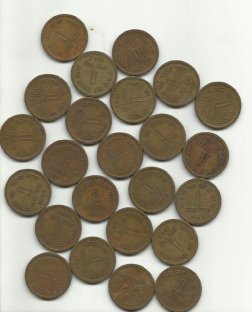
#> input picture coins.jpg, 252 x 312 px
$ python Watershed_Algorithm.py
#> lines starting #> are read from the running program, lines starting #| are printed output that depends on the picture; after the words box and inside, x2 and y2 are one past the last pixel; in counts of white or black regions, pixels touching at a corner belong together
#https://opencv-python-tutroals.readthedocs.io/en/latest/py_tutorials/py_imgproc/py_watershed/py_watershed.html
#We will learn to use marker-based image segmentation using watershed algorithm
#We will see: cv2.watershed()

import numpy as np
import cv2
from matplotlib import pyplot as plt

img = cv2.imread('coins.jpg')
#> img is the input picture: shape (312, 252, 3); mean B, G, R 136.3, 153.2, 161.4
gray = cv2.cvtColor(img,cv2.COLOR_BGR2GRAY)
ret, thresh = cv2.threshold(gray,0,255,cv2.THRESH_BINARY_INV+cv2.THRESH_OTSU)
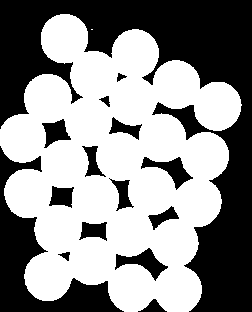
#> thresh: shape (312, 252); 55.9% white; 15 black regions, largest, box (x1, y1, x2, y2) and area: (0, 0, 252, 312) 24925, (0, 146, 124, 312) 5653, (115, 248, 168, 281) 657
#> ret = 162

# noise removal
kernel = np.ones((3,3),np.uint8)
opening = cv2.morphologyEx(thresh,cv2.MORPH_OPEN,kernel, iterations = 2)
#> opening: shape (312, 252); 55.9% white; 15 black regions, largest, box (x1, y1, x2, y2) and area: (0, 0, 252, 312) 24935, (0, 146, 124, 312) 5653, (115, 248, 168, 281) 657

# sure background area
sure_bg = cv2.dilate(opening,kernel,iterations=3)
#> sure_bg: shape (312, 252); 66.1% white; 17 black regions (5 under 20 px), largest, box (x1, y1, x2, y2) and area: (0, 0, 252, 312) 21098, (0, 155, 116, 312) 4232, (175, 109, 199, 133) 203

# Finding sure foreground area
dist_transform = cv2.distanceTransform(opening,cv2.DIST_L2,5)
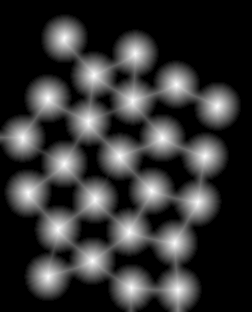
#> dist_transform: shape (312, 252) float32; min 0, max 23.97, mean 4.9; drawn with min black and max white
ret, sure_fg = cv2.threshold(dist_transform,0.7*dist_transform.max(),255,0)
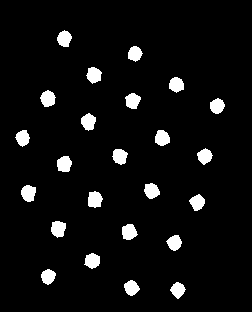
#> sure_fg: shape (312, 252) float32; 5.6% white; 24 white regions, largest, box (x1, y1, x2, y2) and area: (88, 191, 103, 208) 198, (21, 185, 36, 202) 196, (51, 221, 66, 238) 196
#> ret = 16.78

# Finding unknown region
sure_fg = np.uint8(sure_fg)
unknown = cv2.subtract(sure_bg,sure_fg)

# Marker labelling
ret, markers = cv2.connectedComponents(sure_fg)
#> markers: shape (312, 252) int32; 25 distinct labels, from 0 to 24
#> ret = 25

# Add one to all labels so that sure background is not 0, but 1
markers = markers+1
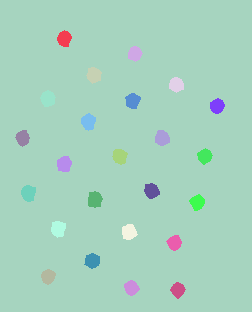
#> markers: shape (312, 252) int32; 25 distinct labels, from 1 to 25; one colour per label, 0 black

# Now, mark the region of unknown with zero
markers[unknown==255] = 0
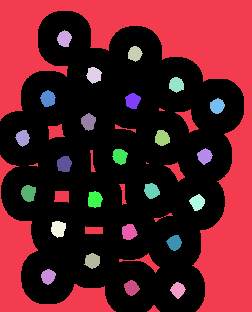
#> markers: shape (312, 252) int32; 26 distinct labels, from 0 to 25; one colour per label, 0 black

markers = cv2.watershed(img,markers)
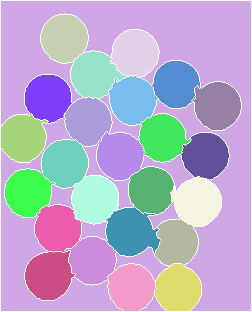
#> markers: shape (312, 252) int32; 26 distinct labels, from -1 to 25; one colour per label, 0 black, -1 white
img[markers == -1] = [0,0,255]
#> img: shape (312, 252, 3); 5.06% of pixels changed, all inside (x1, y1, x2, y2) = (0, 0, 252, 312)


cv2.imshow('markers',np.uint8(markers))
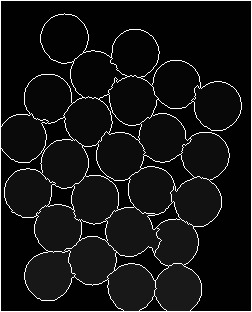
#> window 'markers': shape (312, 252); min 1, max 255, mean 20.4
cv2.imshow('image',img)
#cv2.imwrite('messigray.png',img)
cv2.waitKey(0)
cv2.destroyAllWindows()
